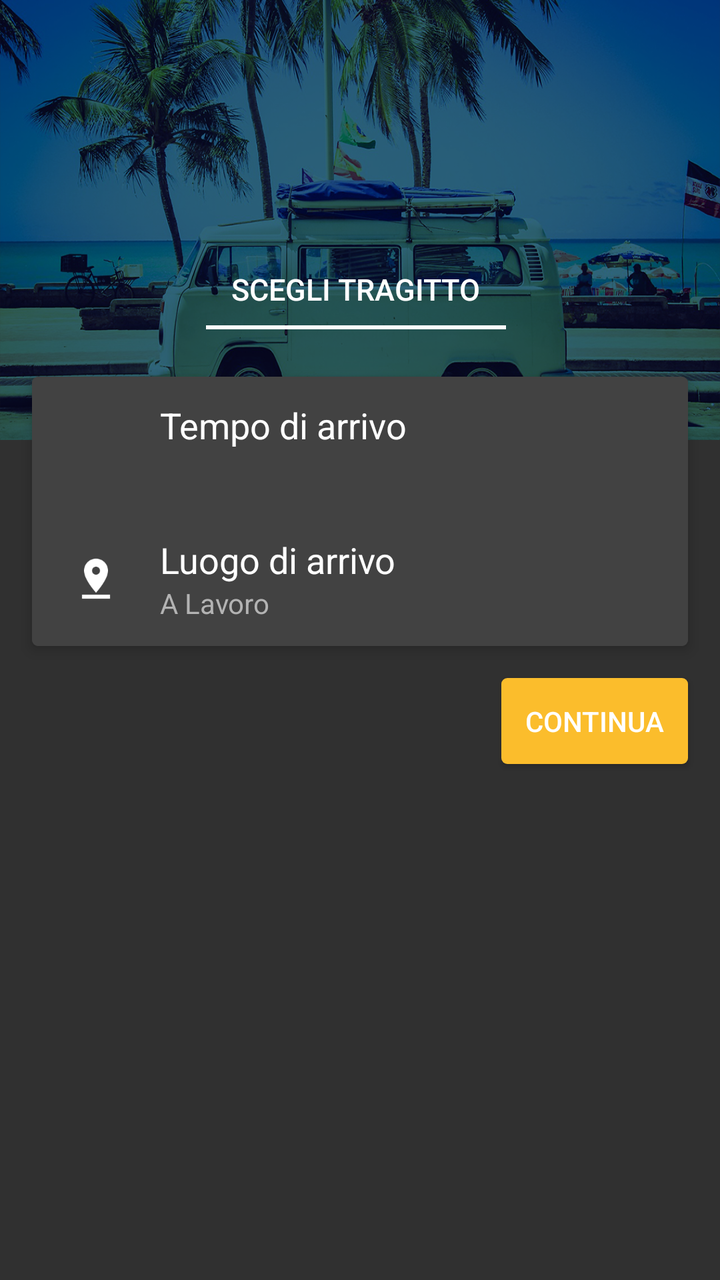
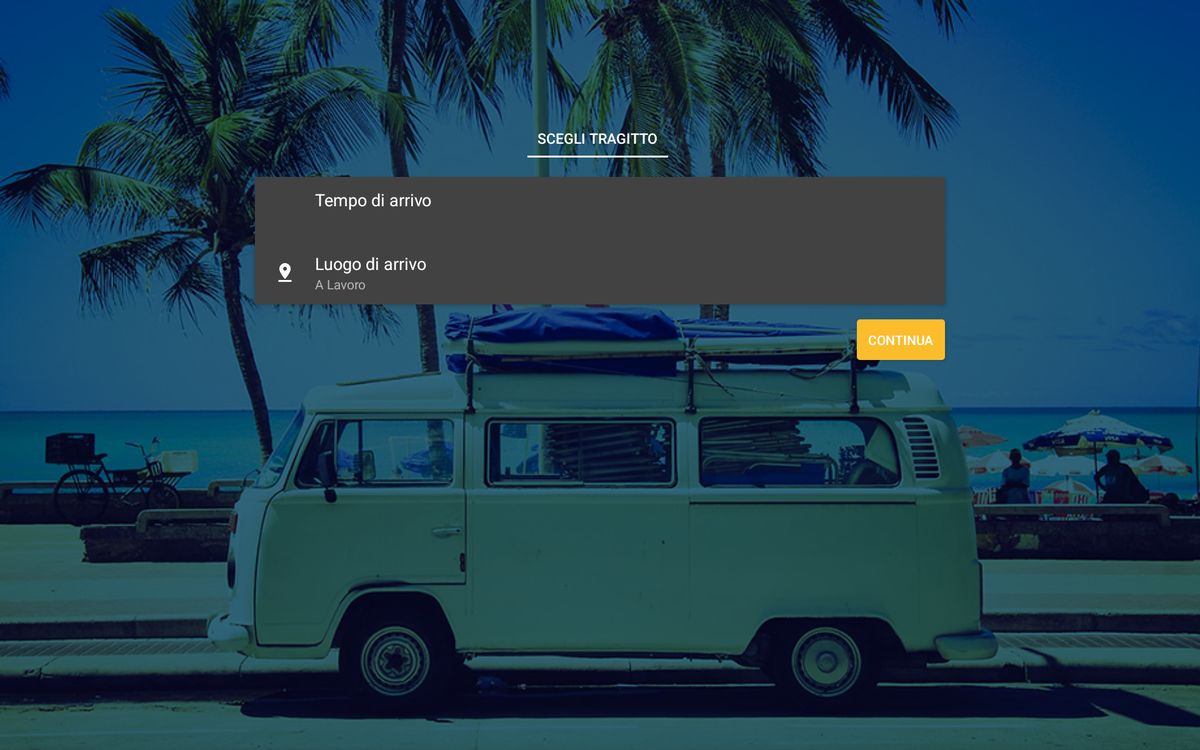

An Android layout and its configuration variant, each rendered on a device that would load it. The default file and the variant file are quoted in full after the pictures.
<!-- AndroidManifest.xml: application theme AppTheme -->
<!-- res/layout/activity_preferences.xml -->
<android.support.design.widget.CoordinatorLayout xmlns:android="http://schemas.android.com/apk/res/android"
    xmlns:tools="http://schemas.android.com/tools"
    android:layout_width="match_parent"
    android:layout_height="match_parent"
    xmlns:app="http://schemas.android.com/apk/res-auto"
    tools:context="com.nego.carpooling.Preferences">
    <ScrollView
        android:layout_width="match_parent"
        android:layout_height="match_parent">
        <RelativeLayout
            android:layout_width="match_parent"
            android:layout_height="match_parent">

            <android.support.v7.widget.Toolbar
                android:id="@+id/my_awesome_toolbar"
                android:layout_height="220dp"
                android:layout_width="match_parent"
                android:theme="@style/style_actionBar"
                android:background="@drawable/pr_t"
                android:transitionName="my_awesome_toolbar"
                android:elevation="2dp"
                android:paddingTop="24dp"
                android:paddingRight="4dp"
                android:paddingEnd="4dp">

                <LinearLayout
                    android:layout_width="match_parent"
                    android:layout_height="wrap_content"
                    android:orientation="vertical"
                    android:layout_gravity="center|bottom"
                    android:id="@+id/container_title"
                    android:transitionName="container_title"
                    android:layout_marginBottom="64dp">
                    <TextView
                        android:layout_width="wrap_content"
                        android:layout_height="wrap_content"
                        android:layout_gravity="center_horizontal"
                        android:text="@string/title_activity_preferences"
                        android:textAllCaps="true"
                        android:layout_margin="8dp"
                        android:textColor="@android:color/white"
                        android:textSize="15sp"
                        android:id="@+id/title_t"
                        android:transitionName="title_t"
                        android:textAppearance="?android:attr/textAppearanceButton"/>
                    <LinearLayout
                        android:layout_width="150dp"
                        android:layout_height="2dp"
                        android:orientation="vertical"
                        android:background="@android:color/white"
                        android:id="@+id/line_t"
                        android:transitionName="line_t"
                        android:layout_gravity="center_horizontal" />
                </LinearLayout>
            </android.support.v7.widget.Toolbar>

            <android.support.v7.widget.CardView
                android:layout_width="match_parent"
                android:layout_height="wrap_content"
                android:layout_below="@+id/my_awesome_toolbar"
                android:orientation="vertical"
                app:cardCornerRadius="3dp"
                app:cardElevation="4dp"
                android:id="@+id/trip_card"
                android:background="@color/back_card"
                app:cardBackgroundColor="@color/back_card"
                app:cardPreventCornerOverlap="true"
                android:layout_marginLeft="16dp"
                android:layout_marginRight="16dp"
                android:layout_marginTop="-32dp"
                android:transitionName="grid_container">
                <LinearLayout
                    android:layout_width="match_parent"
                    android:layout_height="wrap_content"
                    android:orientation="vertical">
                    <RelativeLayout
                        android:layout_width="match_parent"
                        android:layout_height="wrap_content"
                        android:paddingLeft="16dp"
                        android:paddingRight="16dp"
                        android:paddingTop="12dp"
                        android:paddingBottom="12dp"
                        android:clickable="true"
                        android:background="@drawable/list_item_background"
                        android:id="@+id/action_eta">
                        <ImageView
                            android:layout_width="32dp"
                            android:layout_height="32dp"
                            android:src="@drawable/ic_action_time"
                            android:id="@+id/img_app"
                            android:layout_alignParentStart="true"
                            android:layout_alignParentLeft="true"
                            android:layout_centerVertical="true"
                            android:layout_marginRight="16dp"
                            android:layout_marginEnd="16dp" />
                        <LinearLayout
                            android:layout_width="wrap_content"
                            android:layout_height="wrap_content"
                            android:layout_toEndOf="@+id/img_app"
                            android:layout_toRightOf="@+id/img_app"
                            android:orientation="vertical">
                            <TextView
                                android:layout_width="match_parent"
                                android:layout_height="wrap_content"
                                android:textColor="@android:color/white"
                                android:textAppearance="?android:attr/textAppearanceMedium"
                                android:text="Tempo di arrivo" />
                            <TextView
                                android:layout_width="match_parent"
                                android:layout_height="wrap_content"
                                android:textColor="@color/white_dark"
                                android:id="@+id/time_to_arrive"/>
                        </LinearLayout>
                    </RelativeLayout>

                    <RelativeLayout
                        android:layout_width="match_parent"
                        android:layout_height="wrap_content"
                        android:paddingLeft="16dp"
                        android:paddingRight="16dp"
                        android:paddingTop="12dp"
                        android:paddingBottom="12dp"
                        android:clickable="true"
                        android:background="@drawable/list_item_background"
                        android:id="@+id/action_place">
                        <ImageView
                            android:layout_width="32dp"
                            android:layout_height="32dp"
                            android:src="@drawable/ic_action_maps_pin_drop"
                            android:id="@+id/img_place"
                            android:layout_alignParentStart="true"
                            android:layout_alignParentLeft="true"
                            android:layout_centerVertical="true"
                            android:layout_marginRight="16dp"
                            android:layout_marginEnd="16dp" />
                        <LinearLayout
                            android:layout_width="wrap_content"
                            android:layout_height="wrap_content"
                            android:layout_toEndOf="@+id/img_place"
                            android:layout_toRightOf="@+id/img_place"
                            android:orientation="vertical">
                            <TextView
                                android:layout_width="match_parent"
                                android:layout_height="wrap_content"
                                android:textColor="@android:color/white"
                                android:textAppearance="?android:attr/textAppearanceMedium"
                                android:text="Luogo di arrivo" />
                            <TextView
                                android:layout_width="match_parent"
                                android:layout_height="wrap_content"
                                android:textColor="@color/white_dark"
                                android:text="A Lavoro"
                                android:id="@+id/place_to_arrive"/>
                        </LinearLayout>
                    </RelativeLayout>
                </LinearLayout>
            </android.support.v7.widget.CardView>

            <TextView
                android:layout_height="wrap_content"
                android:layout_width="wrap_content"
                android:textColor="@android:color/white"
                android:textAppearance="?android:attr/textAppearanceButton"
                android:text="Continua"
                android:id="@+id/next_button"
                android:elevation="2dp"
                android:clickable="true"
                android:animateLayoutChanges="true"
                android:transitionName="floating_button"
                android:background="@drawable/item_background_l"
                android:padding="12dp"
                android:layout_below="@+id/trip_card"
                android:layout_margin="16dp"
                android:layout_alignRight="@+id/my_awesome_toolbar"
                android:layout_alignEnd="@+id/my_awesome_toolbar" />

        </RelativeLayout>
    </ScrollView>
</android.support.design.widget.CoordinatorLayout>
<!-- resources referenced by this layout -->
<resources>
  <color name="back_card">#424242</color>
  <color name="white_dark">#b3b3b3</color>
  <!-- drawable ic_action_maps_pin_drop: png bitmap (drawable, 2433 bytes) -->
  <!-- drawable item_background_l (drawable) -->
  <?xml version="1.0" encoding="utf-8"?>
  <selector xmlns:android="http://schemas.android.com/apk/res/android">
      <item>
          <shape>
              <corners
                  android:radius="3dp" />
              <solid android:color="@color/accent" />
          </shape>
      </item>
  </selector>
  <!-- drawable list_item_background (drawable-v21) -->
  <?xml version="1.0" encoding="utf-8"?>
  <selector xmlns:android="http://schemas.android.com/apk/res/android">
      <item>
          <ripple android:color="@color/cardview_dark_background">
              <item>
                  <shape>
                      <solid android:color="@color/back_card" />
                  </shape>
              </item>
          </ripple>
      </item>
  </selector>
  <!-- drawable pr_t: png bitmap (drawable, 877642 bytes) -->
  <string name="title_activity_preferences">Scegli Tragitto</string>
  <!-- from res/values-v21/ -->
  <style name="style_actionBar" parent="@style/Widget.AppCompat.ActionBar">
          <item name="android:colorPrimary">@color/primary</item>
          <item name="android:colorPrimaryDark">@color/primary_dark</item>
          <item name="android:colorAccent">@color/accent</item>
          <item name="android:textColorPrimary">@android:color/white</item>
          <item name="android:textColorSecondary">@android:color/white</item>
          <item name="android:actionModeBackground">@color/primary</item>
          <item name="android:popupTheme">@style/ThemeOverlay.AppCompat</item>
      </style>
  <!-- from res/values-v21/ -->
  <style name="AppTheme" parent="Theme.AppCompat.NoActionBar">
          <item name="android:colorPrimary">@color/primary</item>
          <item name="android:colorPrimaryDark">@color/primary_dark</item>
          <item name="android:colorAccent">@color/accent</item>
          <item name="android:windowDrawsSystemBarBackgrounds">true</item>
  
          <item name="colorControlActivated">@color/accent</item>
          <item name="colorSwitchThumbNormal">@color/primary_dark</item>
  
          <item name="windowActionModeOverlay">true</item>
          <item name="android:windowContentTransitions">true</item>
  
          <item name="android:windowTranslucentStatus">true</item>
          <item name="android:statusBarColor">@android:color/transparent</item>
  
      </style>
  <color name="accent">#fbbd2c</color>
  <color name="primary">#db4337</color>
  <color name="primary_dark">#af362c</color>
</resources>
<!-- res/layout-xlarge/activity_preferences.xml (the repository's variant of the layout above) -->
<!-- drawn on a large tablet held sideways -->
<android.support.design.widget.CoordinatorLayout xmlns:android="http://schemas.android.com/apk/res/android"
    xmlns:tools="http://schemas.android.com/tools"
    android:layout_width="match_parent"
    android:layout_height="match_parent"
    xmlns:app="http://schemas.android.com/apk/res-auto"
    tools:context="com.nego.carpooling.Preferences">

    

    <ImageView
        android:layout_width="match_parent"
        android:layout_height="match_parent"
        android:src="@drawable/pr_t"
        android:scaleType="centerCrop"/>
    <LinearLayout
        android:layout_width="match_parent"
        android:layout_height="match_parent"
        android:orientation="horizontal">
        <LinearLayout
            android:layout_width="0dp"
            android:layout_height="match_parent"
            android:layout_weight="0.2"/>
        <RelativeLayout
            android:layout_width="0dp"
            android:layout_height="match_parent"
            android:layout_weight="0.6">

                <android.support.v7.widget.Toolbar
                    android:id="@+id/my_awesome_toolbar"
                    android:layout_height="220dp"
                    android:layout_width="match_parent"
                    android:theme="@style/style_actionBar"
                    android:transitionName="my_awesome_toolbar"
                    android:elevation="2dp"
                    android:paddingTop="24dp"
                    android:paddingRight="4dp"
                    android:paddingEnd="4dp"
                    android:layout_marginLeft="32dp"
                    android:layout_marginRight="32dp">

                    <LinearLayout
                        android:layout_width="match_parent"
                        android:layout_height="wrap_content"
                        android:orientation="vertical"
                        android:layout_gravity="center|bottom"
                        android:id="@+id/container_title"
                        android:transitionName="container_title"
                        android:layout_marginBottom="64dp">
                        <TextView
                            android:layout_width="wrap_content"
                            android:layout_height="wrap_content"
                            android:layout_gravity="center_horizontal"
                            android:text="@string/title_activity_preferences"
                            android:textAllCaps="true"
                            android:layout_margin="8dp"
                            android:textColor="@android:color/white"
                            android:textSize="15sp"
                            android:id="@+id/title_t"
                            android:transitionName="title_t"
                            android:textAppearance="?android:attr/textAppearanceButton"/>
                        <LinearLayout
                            android:layout_width="150dp"
                            android:layout_height="2dp"
                            android:orientation="vertical"
                            android:background="@android:color/white"
                            android:id="@+id/line_t"
                            android:transitionName="line_t"
                            android:layout_gravity="center_horizontal" />
                    </LinearLayout>
                </android.support.v7.widget.Toolbar>

                <android.support.v7.widget.CardView
                    android:layout_width="match_parent"
                    android:layout_height="wrap_content"
                    android:layout_below="@+id/my_awesome_toolbar"
                    android:orientation="vertical"
                    app:cardCornerRadius="3dp"
                    app:cardElevation="4dp"
                    android:id="@+id/trip_card"
                    android:background="@color/back_card"
                    app:cardBackgroundColor="@color/back_card"
                    app:cardPreventCornerOverlap="true"
                    android:layout_marginLeft="16dp"
                    android:layout_marginRight="16dp"
                    android:layout_marginTop="-32dp"
                    android:transitionName="grid_container"
                    android:layout_centerHorizontal="true">
                    <LinearLayout
                        android:layout_width="match_parent"
                        android:layout_height="wrap_content"
                        android:orientation="vertical">
                        <RelativeLayout
                            android:layout_width="match_parent"
                            android:layout_height="wrap_content"
                            android:paddingLeft="16dp"
                            android:paddingRight="16dp"
                            android:paddingTop="12dp"
                            android:paddingBottom="12dp"
                            android:clickable="true"
                            android:background="@drawable/list_item_background"
                            android:id="@+id/action_eta">
                            <ImageView
                                android:layout_width="32dp"
                                android:layout_height="32dp"
                                android:src="@drawable/ic_action_time"
                                android:id="@+id/img_app"
                                android:layout_alignParentStart="true"
                                android:layout_alignParentLeft="true"
                                android:layout_centerVertical="true"
                                android:layout_marginRight="16dp"
                                android:layout_marginEnd="16dp" />
                            <LinearLayout
                                android:layout_width="wrap_content"
                                android:layout_height="wrap_content"
                                android:layout_toEndOf="@+id/img_app"
                                android:layout_toRightOf="@+id/img_app"
                                android:orientation="vertical">
                                <TextView
                                    android:layout_width="match_parent"
                                    android:layout_height="wrap_content"
                                    android:textColor="@android:color/white"
                                    android:textAppearance="?android:attr/textAppearanceMedium"
                                    android:text="Tempo di arrivo" />
                                <TextView
                                    android:layout_width="match_parent"
                                    android:layout_height="wrap_content"
                                    android:textColor="@color/white_dark"
                                    android:id="@+id/time_to_arrive"/>
                            </LinearLayout>
                        </RelativeLayout>

                        <RelativeLayout
                            android:layout_width="match_parent"
                            android:layout_height="wrap_content"
                            android:paddingLeft="16dp"
                            android:paddingRight="16dp"
                            android:paddingTop="12dp"
                            android:paddingBottom="12dp"
                            android:clickable="true"
                            android:background="@drawable/list_item_background"
                            android:id="@+id/action_place">
                            <ImageView
                                android:layout_width="32dp"
                                android:layout_height="32dp"
                                android:src="@drawable/ic_action_maps_pin_drop"
                                android:id="@+id/img_place"
                                android:layout_alignParentStart="true"
                                android:layout_alignParentLeft="true"
                                android:layout_centerVertical="true"
                                android:layout_marginRight="16dp"
                                android:layout_marginEnd="16dp" />
                            <LinearLayout
                                android:layout_width="wrap_content"
                                android:layout_height="wrap_content"
                                android:layout_toEndOf="@+id/img_place"
                                android:layout_toRightOf="@+id/img_place"
                                android:orientation="vertical">
                                <TextView
                                    android:layout_width="match_parent"
                                    android:layout_height="wrap_content"
                                    android:textColor="@android:color/white"
                                    android:textAppearance="?android:attr/textAppearanceMedium"
                                    android:text="Luogo di arrivo" />
                                <TextView
                                    android:layout_width="match_parent"
                                    android:layout_height="wrap_content"
                                    android:textColor="@color/white_dark"
                                    android:text="A Lavoro"
                                    android:id="@+id/place_to_arrive"/>
                            </LinearLayout>
                        </RelativeLayout>
                    </LinearLayout>
                </android.support.v7.widget.CardView>

            <TextView
                android:layout_height="wrap_content"
                android:layout_width="wrap_content"
                android:textColor="@android:color/white"
                android:textAppearance="?android:attr/textAppearanceButton"
                android:text="Continua"
                android:id="@+id/next_button"
                android:elevation="2dp"
                android:clickable="true"
                android:animateLayoutChanges="true"
                android:transitionName="floating_button"
                android:background="@drawable/item_background_l"
                android:padding="12dp"
                android:layout_below="@+id/trip_card"
                android:layout_margin="16dp"
                android:layout_alignParentRight="true"
                android:layout_alignParentEnd="true" />

        </RelativeLayout>
        <LinearLayout
            android:layout_width="0dp"
            android:layout_height="match_parent"
            android:layout_weight="0.2"/>
    </LinearLayout>

</android.support.design.widget.CoordinatorLayout>
